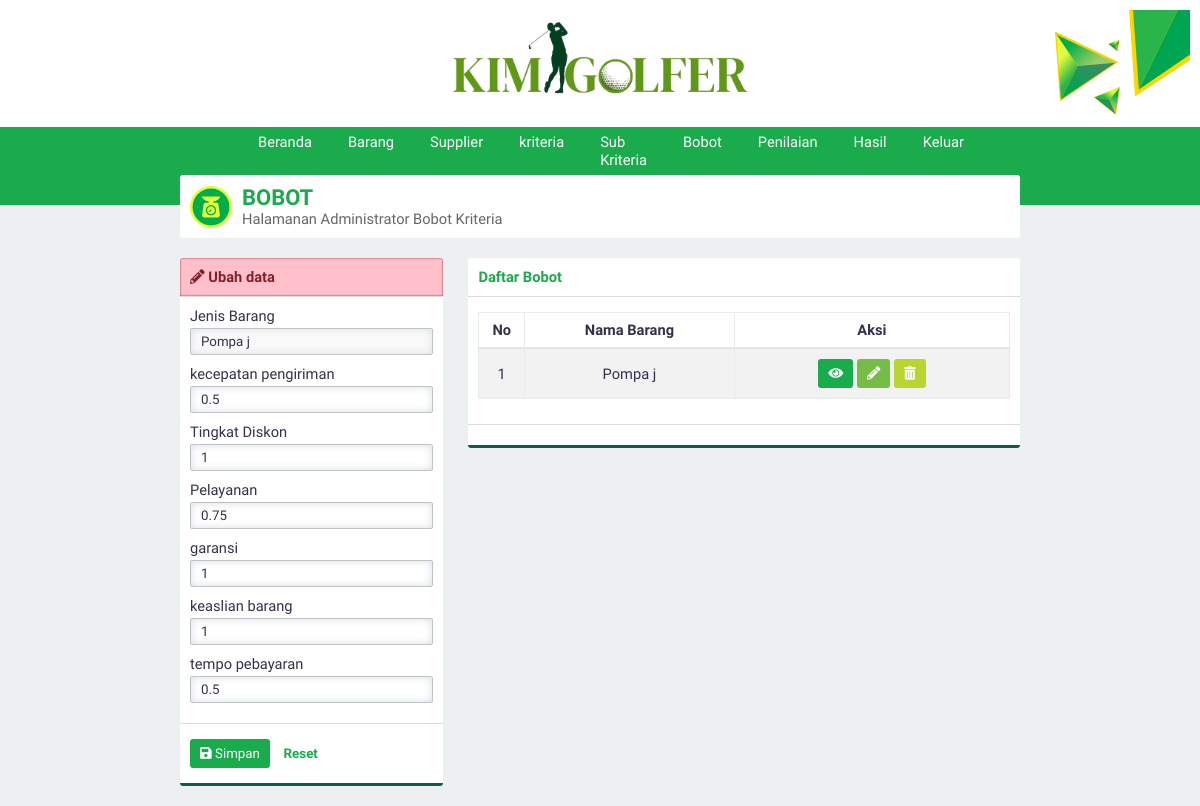
The page /?page=bobot&aksi=ubah&id=1 (signed in) on the database its author committed.
### tables this page shows
CREATE TABLE `jenis_barang` (
  `id_jenisbarang` int(3) NOT NULL,
  `namaBarang` varchar(30) NOT NULL
);

CREATE TABLE `bobot_kriteria` (
  `id_bobotkriteria` int(3) NOT NULL,
  `id_jenisbarang` int(3) NOT NULL,
  `id_kriteria` int(3) NOT NULL,
  `bobot` float NOT NULL
);

CREATE TABLE `kriteria` (
  `id_kriteria` int(3) NOT NULL,
  `namaKriteria` varchar(30) NOT NULL,
  `sifat` enum('Benefit','Cost') NOT NULL
);

### page/ubahbobot2.php (the view, shortened to what this page needs)
<?php
$id=htmlspecialchars(@$_GET['id']);
$querylihat="SELECT id_jenisbarang,bobot,id_bobotkriteria,kriteria.namaKriteria AS namaKriteria FROM bobot_kriteria INNER JOIN kriteria USING(id_kriteria) WHERE id_jenisbarang='$id'";
?>
<div class="panel-top panel-top-edit">
    <b><i class="fa fa-pencil-alt"></i> Ubah data</b>
</div>
<form id="form" action="./proses/prosesubah.php" method="POST">
    <div class="panel-middle">
        <div class="group-input">
            <div class="group-input">
                <?php
                $query="SELECT namaBarang FROM jenis_barang WHERE id_jenisbarang='$id'";
                $execute=$konek->query($query);
                $data=$execute->fetch_array(MYSQLI_ASSOC);
                ?>
                <div class="group-input">
                    <label for="jenisbarang">Jenis Barang</label>
                    <input class="form-custom" value="<?php echo $data['namaBarang'];?>" disabled type="text" autocomplete="off" required name="barang" id="barang">
                </div>
            </div>
        </div>
        <?php
        $execute2=$konek->query($querylihat);
        while($data=$execute2->fetch_array(MYSQLI_ASSOC)){
            echo "<div class=\"group-input\">
                    <label for=\"$data[namaKriteria]\">$data[namaKriteria]</label>
                    <input type='hidden' value=\"$data[id_bobotkriteria]\" name=\"id[]\">
                    <input class=\"form-custom\" type=\"number\" step=\"0.01\" min=\"0\" max=\"1\" required name=\"bobot[]\" id=\"$data[namaKriteria]\" value=\"$data[bobot]\">
                </div>";
        }
        ?>
    </div>
    <div class="panel-bottom">
        <button type="submit" id="buttonsimpan" class="btn btn-green"><i class="fa fa-save"></i> Simpan</button>
        <button type="reset" id="buttonreset" class="btn btn-second">Reset</button>
    </div>
</form>

### asset/css/style.css (style rules this page uses)
* { padding: 0; margin: 0; font-family: 'Work Sans', sans-serif; color: #36304A; font-weight: 500; letter-spacing: normal; }
b, h1, h2, h3, h4, h5 { padding: 0; font-weight: 600 !important; margin: 0.83em 0em; }
input, select { border: none; width: 100%; }
.form-custom { padding: 5px 10px; border: solid 1px #BDC3C7; -webkit-border-radius: 2px; -moz-border-radius: 2px; border-radius: 2px; box-sizing: border-box; box-shadow: inset 0 0 8px #d9dfe3; margin: 3px 0 10px 0; }
.btn { border: none; -webkit-padding: 7px 10px; -o-padding: 7px 10px; -moz-padding: 7px 10px; padding: 7px 10px; border-radius: 3px; margin: 5px 0px; display: inline-block; cursor: pointer; font-size: 10pt !important; }
.btn i { color: white !important; }
.btn-green { background-color: #1aab4c; color: white !important; }
.btn-second { background-color: transparent; color: #1aab4c; font-weight: 600; }
.panel-top-edit { background-color: #ffc0cb; box-shadow: inset 0px 0px 2px #800000; color: #802029; }
.panel-top-edit b, .panel-top-edit i { color: #802029; }
.panel-top { padding: 10px; box-sizing: padding-box; border-bottom: solid 1px #dddddd; }
.panel-middle { padding: 10px; box-sizing: padding-box; }
.panel-bottom { padding: 10px; border-bottom: solid 3px #135a4c; border-top: solid 1px #dddddd; }
body { background-color: #ECF0F1; display: flex; width: 100vw; height: 100vh; align-items: center; flex-direction: column; overflow-x: hidden; font-size: 11pt; }

### rows shown on the page
jenis_barang: barang "Pompa j"
bobot_kriteria: id_kriteria.namaKriteria "kecepatan pengiriman", bobot "0.5"
bobot_kriteria: id_kriteria.namaKriteria "Tingkat Diskon", bobot "1"
bobot_kriteria: id_kriteria.namaKriteria "Pelayanan", bobot "0.75"
bobot_kriteria: id_kriteria.namaKriteria "garansi", bobot "1"
bobot_kriteria: id_kriteria.namaKriteria "keaslian barang", bobot "1"
bobot_kriteria: id_kriteria.namaKriteria "tempo pebayaran", bobot "0.5"

### other values the page prints
$data[namaBarang] "Pompa j"
